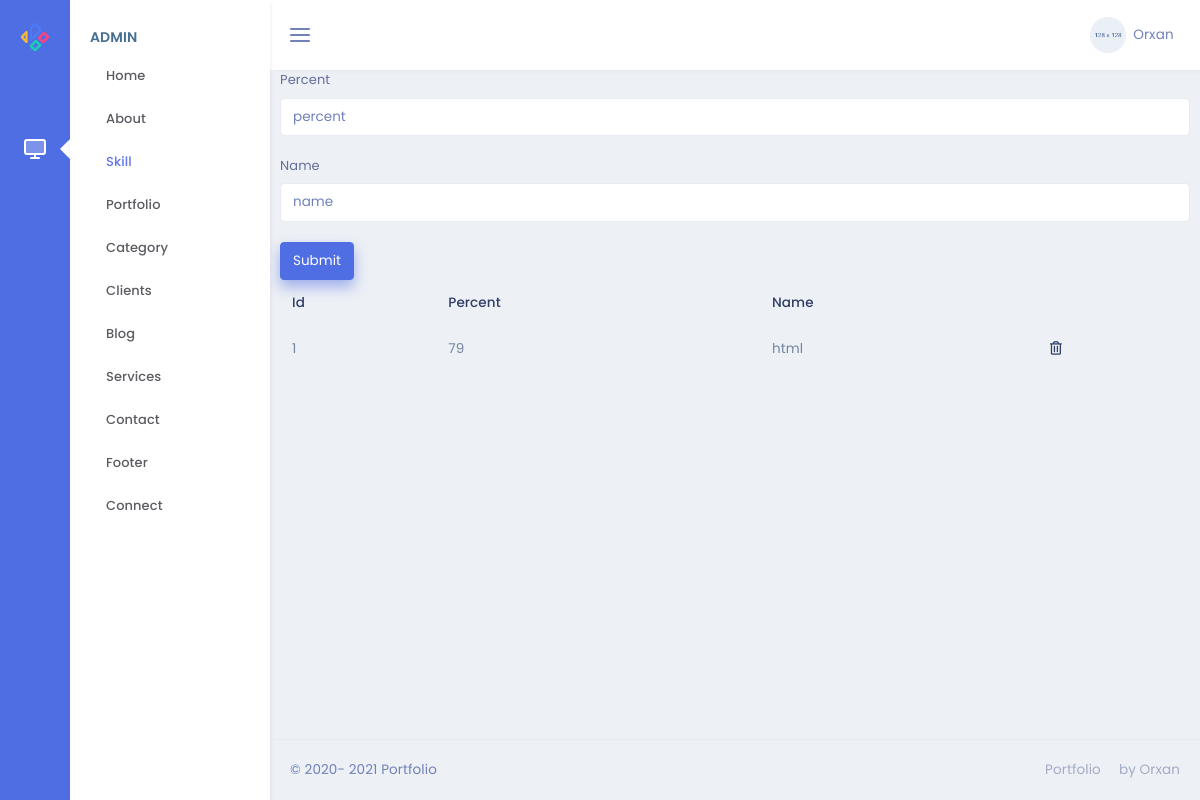
/admin/skill, run on the app's committed database.
### models.py (models this page shows)
class Skill(db.Model):
    id=db.Column(db.Integer,primary_key=True)
    percent=db.Column(db.Integer,nullable=False)
    name=db.Column(db.String(50),nullable=False)
    abouts = db.relationship('About',backref='skill',lazy=True)

### admin/routes.py (the view)
@admin.route('/skill' , methods=["GET","POST"])
def skillspage():
    skl=Skill.query.all()
    if request.method == "POST":
        skl=Skill(percent=request.form["percent"], name=request.form["name"])
        db.session.add(skl)
        db.session.commit()
        return redirect('/admin/skill')
    return render_template('/admin/Skill/skill.html',skl=skl)

### admin/templates/admin/Skill/skill.html
{% extends "admin/base.html" %}
{% block content %}
<form action="/admin/skill" method="POST"  enctype="multipart/form-data">
    <div class="form-group">
        <label for="percent">Percent</label>
        <input type="percent" class="form-control" name="percent" id="percent" placeholder="percent" >
    </div>
    <div class="form-group">
        <label for="name">Name</label>
        <input type="name" class="form-control" name="name" id="name" placeholder="name">
    </div>
    <button type="submit" class="btn btn-primary">Submit</button>
</form>
<table class="table">
    <thead>
        <tr>
            <th scope="col">Id</th>
            <th scope="col">Percent</th>
            <th scope="col">Name</th>
        </tr>
    </thead>
    <tbody>
        {% for i in skl %}
        <tr>
            <td>{{i.id}}</td>
            <td>{{i.percent}}</td>
            <td>{{i.name}}</td>
            <td><a href="/admin/skill/{{i.id}}" > <i class="far fa-trash-alt"></i></a></td>
        </tr>
        {% endfor %}
    </tbody>
</table>
{% endblock %}

### data on the page
Skill: id "1", percent "79", name "html"
